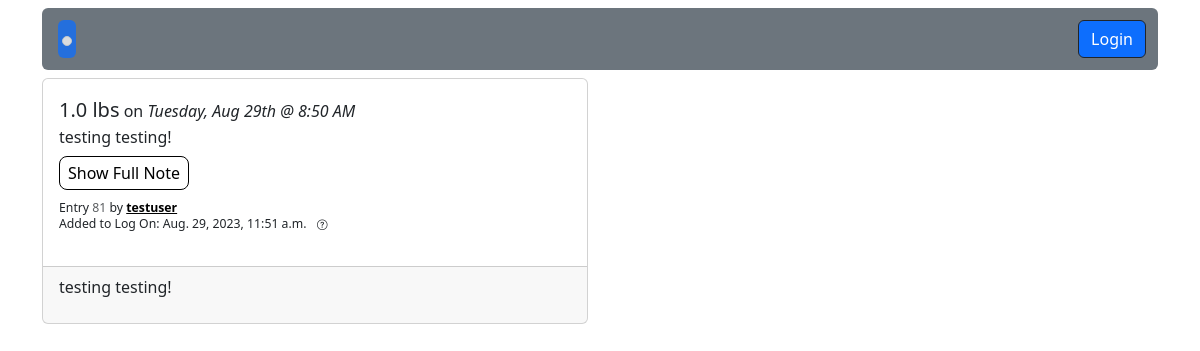
Page /81/detail on the earlier database version.
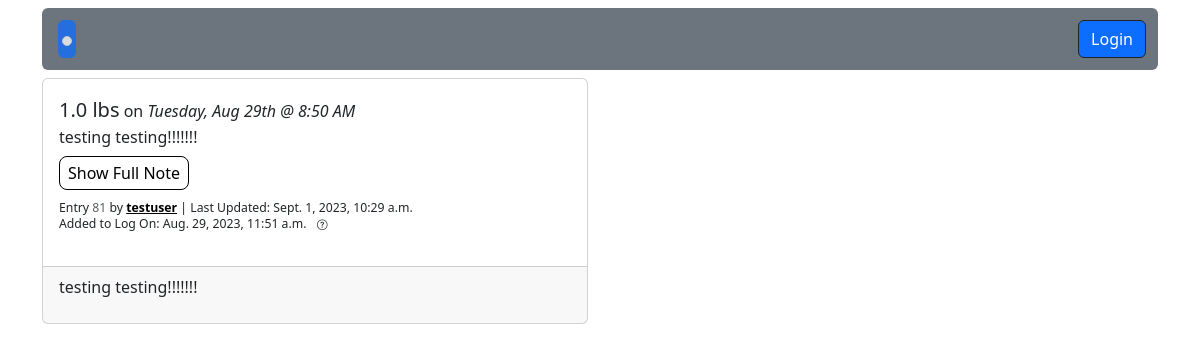
Same page on the later database version.
### fitness/models.py (models this page shows, shortened)
class WeightEntry(models.Model):
    user = models.ForeignKey(
        settings.AUTH_USER_MODEL,
        on_delete=models.CASCADE,
        related_name="weight_entries"
    )
    weight = weight = models.DecimalField(
        blank=True, null=True, max_digits=4, decimal_places=1)
    recorded = models.DateTimeField(
        blank=True, null=True, help_text="Enter the date and time when you measured this weight.")
    note = models.TextField(
        blank=True, null=True, help_text="Optional: Add a note regarding this entry.")
    created = models.DateTimeField(auto_now_add=True)
    updated = models.DateTimeField(auto_now=True)

### accounts/models.py (models this page shows, shortened)
class CustomUser(AbstractUser):
    date_of_birth = models.DateField(
        null=True, blank=True, help_text="Enter your date of birth in MM/DD/YYYY format.")
    avatar = models.CharField(
        max_length=999, null=True, blank=True, help_text="Enter a url for your avatar image")
    def __str__(self):
        return self.username

### fitness/views.py (the view, shortened to what this page needs)
# urls.py: path("<int:pk>/detail", WeightEntryDetailView.as_view(),
class WeightEntryDetailView(DetailView):
    model = WeightEntry
    template_name = "weight_entry_detail.html"
    def get_context_data(self, **kwargs):
        context = super(WeightEntryDetailView, self).get_context_data(**kwargs)
        context["form"] = WeightEntryForm(initial={'recorded': datetime.now()})
        return context

### fitness/forms.py
class WeightEntryForm(forms.ModelForm):
    class Meta:
        model = WeightEntry
        fields = ("weight", "recorded", "note")
        widgets = {
            'recorded': DateTimePickerInput(),
            'weight': forms.TextInput(attrs={'maxlength': "5", "onkeypress": "return isNumberKey(event)", "required": ""}),
            'note': forms.TextInput(attrs={'type': 'text'}),
        }

### templates/weight_entry_detail.html (shortened to what this page needs)
{% extends 'base.html' %}
{% load range_filter %}
{% load static %}
{% block content %}
<link rel="stylesheet" type="text/css" href="{% static 'styles.css' %}"/>
<div class="row justify-content-md-start">
    <div class="col-sm-6 pb-2 mb-2">
        <div class="card">
            <div class="card-body">
                <span class="fs-5 fw-medium">{{weightentry.weight}} lbs</span> on <span class="fw-medium fst-italic">{{weightentry.recorded|date:"l"}}, {{weightentry.recorded|date:"M jS"}} @ {{weightentry.recorded|date:"g:i A"}}</span>
            <p class="cutoff-text">
                {{weightentry.note}}
            </p>
            <input class="expand-btn" type="checkbox">
            <p class="lh-1">
                <small><small>Entry <span class="text-muted">{{weightentry.pk}}</span> by <a class="fw-bold text-black" href="{% url "user_profile" weightentry.user.pk %}">{{weightentry.user}}</a> {% if weightentry.updated|date:"m/d/y H:i:s" != weightentry.created|date:"m/d/y H:i:s" %}| Last Updated: {{weightentry.updated}} {% endif %}</small></small>
                <br>
                <small>
                    <small>Added to Log On: {{weightentry.created}}</small>
                    <a href="#"
                        class="badge rounded-pill text-dark"
                        data-bs-toggle="popover"
                        data-bs-trigger="hover focus"
                        data-bs-content="This is the date that the entry was actually added to the log.
                                        Often times, the time that the weight was measured is different than the time the user actually adds it to the log.
                                        For example, if I measured myself at 8AM but I forgot to add it to the log until 3pm.
                                        This is just a means of distinguishing the two times/dates.">
                            <i class="bi bi-question-circle"></i>
                    </a>
                </small>
            </p>
            </div>
            <div class="card-footer">
                <p style="white-space: pre-line">{{weightentry.note}}</p>
            </div>
        </div>
    </div>
</div>
{% endblock content %}

Differences in the rows shown:
changed WeightEntry "Tuesday": note "testing testing!" → "testing testing!!!!!!!"; updated (not shown) → "Sept. 1, 2023, 10:29 a.m."
Other differences:
text now shown: "| Last Updated:"
